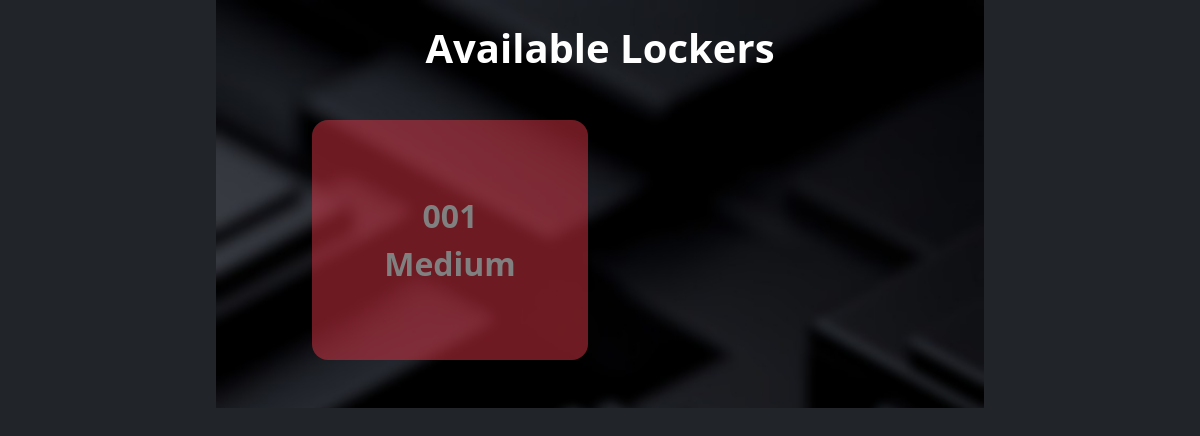
The page /views/kiosk/index.php on the database as committed earlier.
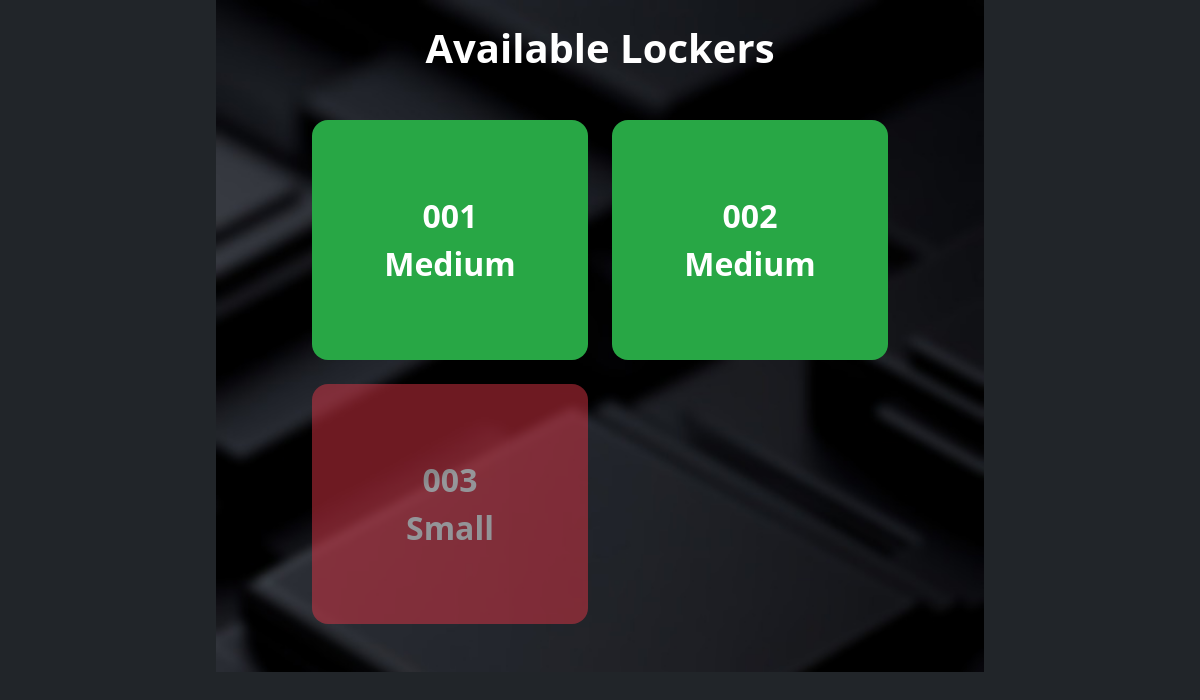
The same page on the database as committed later.
### tables this page shows
CREATE TABLE `smart_locker` (
  `id` int(11) NOT NULL,
  `locker` varchar(50) NOT NULL,
  `size` varchar(50) NOT NULL,
  `dimension` varchar(50) NOT NULL,
  `price` double(5,2) NOT NULL,
  `status` varchar(50) DEFAULT 'Available',
  `access` varchar(50) DEFAULT NULL,
  `date_created` date DEFAULT curdate()
);

### controller/DbController.php (called while the page is built, shortened)
<?php
include('../../connection/connection.php');
class smartBox extends DBController
{
    function lockers()
    {
        $query = "CALL smart_lockerView";
        $locker = $this->getDBResult($query);
        return $locker;
    }
}
$portCont = new smartBox();
?>

### connection/connection.php (called while the page is built, shortened)
<?php
class DBController
{
    private $host = "localhost";
    private $user = "root";
    private $password = "";
    private $database = "smartbox_db";
    private $conn;
    function __construct()
    {
        $this->conn = mysqli_connect($this->host, $this->user, $this->password, $this->database);
    }
    function getDBResult($query, $params = array())
    {
        $sql_statement = $this->conn->prepare($query);
        $sql_statement->execute();
        $result = $sql_statement->get_result();
        if ($result->num_rows > 0) {
            while ($row = $result->fetch_assoc()) {
                $resultset[] = $row;
            }
        }
        if (! empty($resultset)) {
            return $resultset;
        }
    }
}

### views/kiosk/routes/home.php (the view, shortened to what this page needs)
<div class="container d-flex flex-column justify-content-center text-center text-white fs-3 px-5 py-4" style="max-width: 768px; background-image: url('../../public/assets/images/bg.jpg'); background-size: cover;">
<h1 class="fw-bold mb-5">Available Lockers</h1>
    <div class="px-5">
         <div class="row g-4 mb-4">
         <?php
            $lockers = $portCont->lockers();
            if (!empty($lockers)) {
              foreach ($lockers as $key => $locker) {
         ?>
         <div class="col-6">
            <a href="?view=RENT&locker=<?php echo $locker['id']; ?>&price=<?php echo $locker['price']; ?>"
            class="box  <?php echo getLockerClass($locker['status']); ?>" style="height: 15rem;">
            <?php echo str_pad($locker['locker'], 3, '0', STR_PAD_LEFT); ?><?php echo "<br>".$locker['size']; ?></a>
         </div>
         <?php } }else{ ?>
            <div class='col-12'>No lockers found.</div>
         <?php } ?>
         </div>
    </div>
</div>
<?php
function getLockerClass($status)
{
    switch (strtolower($status)) {
        case 'available':
            return 'available';
        case 'occupied':
            return 'occupied disabled';
    }
}
?>

Rows that differ between the two databases and show on the page:
changed smart_locker (number 1 of 3 on the later page): price 120 → 550 (drawn)
added smart_locker: locker "002", size "Medium", status "Available" (drawn)
added smart_locker: locker "003", size "Small", status "Occupied" (drawn)
